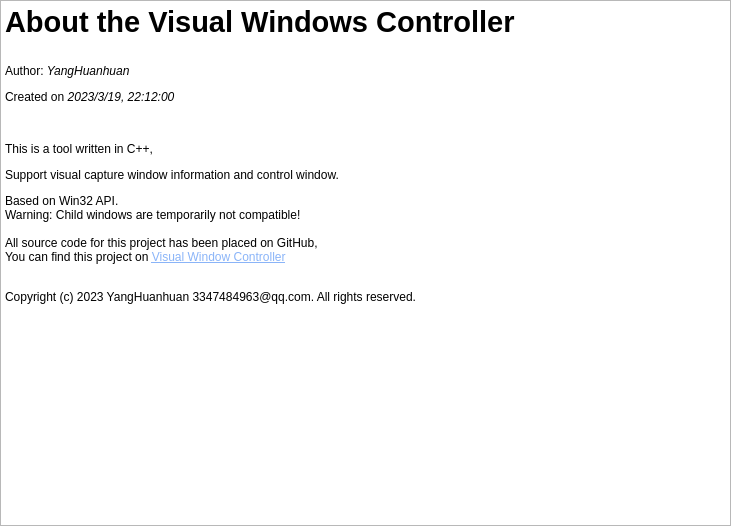
<?xml version="1.0" encoding="UTF-8"?>
<ui version="4.0">
 <class>AboutDialog</class>
 <widget class="QDialog" name="AboutDialog">
  <property name="enabled">
   <bool>true</bool>
  </property>
  <property name="geometry">
   <rect>
    <x>0</x>
    <y>0</y>
    <width>731</width>
    <height>526</height>
   </rect>
  </property>
  <property name="windowTitle">
   <string>About Visual Window Controller</string>
  </property>
  <property name="windowOpacity">
   <double>1.000000000000000</double>
  </property>
  <property name="whatsThis">
   <string>&lt;html&gt;&lt;head/&gt;&lt;body&gt;&lt;p&gt;&lt;img src=&quot;:/Resource/VWC.ico&quot;/&gt;&lt;/p&gt;&lt;/body&gt;&lt;/html&gt;</string>
  </property>
  <property name="sizeGripEnabled">
   <bool>false</bool>
  </property>
  <property name="modal">
   <bool>false</bool>
  </property>
  <layout class="QHBoxLayout" name="horizontalLayout">
   <property name="leftMargin">
    <number>0</number>
   </property>
   <property name="topMargin">
    <number>0</number>
   </property>
   <property name="rightMargin">
    <number>0</number>
   </property>
   <property name="bottomMargin">
    <number>0</number>
   </property>
   <item>
    <widget class="QTextBrowser" name="textBrowser">
     <property name="frameShape">
      <enum>QFrame::StyledPanel</enum>
     </property>
     <property name="frameShadow">
      <enum>QFrame::Sunken</enum>
     </property>
     <property name="lineWidth">
      <number>1</number>
     </property>
     <property name="html">
      <string>&lt;!DOCTYPE HTML PUBLIC &quot;-//W3C//DTD HTML 4.0//EN&quot; &quot;http://www.w3.org/TR/REC-html40/strict.dtd&quot;&gt;
&lt;html&gt;&lt;head&gt;&lt;meta name=&quot;qrichtext&quot; content=&quot;1&quot; /&gt;&lt;meta charset=&quot;utf-8&quot; /&gt;&lt;style type=&quot;text/css&quot;&gt;
p, li { white-space: pre-wrap; }
hr { height: 1px; border-width: 0; }
li.unchecked::marker { content: &quot;\2610&quot;; }
li.checked::marker { content: &quot;\2612&quot;; }
&lt;/style&gt;&lt;/head&gt;&lt;body style=&quot; font-family:'Microsoft YaHei UI'; font-size:9pt; font-weight:400; font-style:normal;&quot;&gt;
&lt;p style=&quot; margin-top:0px; margin-bottom:0px; margin-left:0px; margin-right:0px; -qt-block-indent:0; text-indent:0px;&quot;&gt;&lt;img src=&quot;:/Resource/VWC.ico&quot; /&gt;&lt;/p&gt;
&lt;p style=&quot; margin-top:12px; margin-bottom:12px; margin-left:0px; margin-right:0px; -qt-block-indent:0; text-indent:0px;&quot;&gt;&lt;span style=&quot; font-size:22pt; font-weight:700;&quot;&gt;About the Visual Windows Controller&lt;/span&gt;&lt;br /&gt;&lt;/p&gt;
&lt;p style=&quot; margin-top:12px; margin-bottom:12px; margin-left:0px; margin-right:0px; -qt-block-indent:0; text-indent:0px;&quot;&gt;Author: &lt;span style=&quot; font-style:italic;&quot;&gt;YangHuanhuan&lt;/span&gt;&lt;/p&gt;
&lt;p style=&quot; margin-top:12px; margin-bottom:12px; margin-left:0px; margin-right:0px; -qt-block-indent:0; text-indent:0px;&quot;&gt;Created on &lt;span style=&quot; font-style:italic;&quot;&gt;2023/3/19, 22:12:00&lt;/span&gt;&lt;/p&gt;
&lt;p style=&quot;-qt-paragraph-type:empty; margin-top:12px; margin-bottom:12px; margin-left:0px; margin-right:0px; -qt-block-indent:0; text-indent:0px; font-style:italic;&quot;&gt;&lt;br /&gt;&lt;/p&gt;
&lt;p style=&quot; margin-top:12px; margin-bottom:12px; margin-left:0px; margin-right:0px; -qt-block-indent:0; text-indent:0px;&quot;&gt;This is a tool written in C++, &lt;/p&gt;
&lt;p style=&quot; margin-top:12px; margin-bottom:12px; margin-left:0px; margin-right:0px; -qt-block-indent:0; text-indent:0px;&quot;&gt;Support visual capture window information and control window.&lt;/p&gt;
&lt;p style=&quot; margin-top:0px; margin-bottom:0px; margin-left:0px; margin-right:0px; -qt-block-indent:0; text-indent:0px;&quot;&gt;Based on Win32 API.&lt;/p&gt;
&lt;p style=&quot; margin-top:0px; margin-bottom:0px; margin-left:0px; margin-right:0px; -qt-block-indent:0; text-indent:0px;&quot;&gt;Warning: Child windows are temporarily not compatible!&lt;/p&gt;
&lt;p style=&quot;-qt-paragraph-type:empty; margin-top:0px; margin-bottom:0px; margin-left:0px; margin-right:0px; -qt-block-indent:0; text-indent:0px;&quot;&gt;&lt;br /&gt;&lt;/p&gt;
&lt;p style=&quot; margin-top:0px; margin-bottom:0px; margin-left:0px; margin-right:0px; -qt-block-indent:0; text-indent:0px;&quot;&gt;All source code for this project has been placed on GitHub,&lt;/p&gt;
&lt;p style=&quot; margin-top:0px; margin-bottom:0px; margin-left:0px; margin-right:0px; -qt-block-indent:0; text-indent:0px;&quot;&gt;You can find this project on &lt;a href=&quot;https://github.com/lrHuanhuan/VisualWindowController&quot;&gt;&lt;span style=&quot; text-decoration: underline; color:#8ab4f8;&quot;&gt;Visual Window Controller&lt;/span&gt;&lt;/a&gt;&lt;br /&gt;&lt;/p&gt;
&lt;p style=&quot; margin-top:12px; margin-bottom:12px; margin-left:0px; margin-right:0px; -qt-block-indent:0; text-indent:0px;&quot;&gt;Copyright (c) 2023 YangHuanhuan 3347484963@qq.com. All rights reserved.&lt;/p&gt;&lt;/body&gt;&lt;/html&gt;</string>
     </property>
    </widget>
   </item>
  </layout>
 </widget>
 <resources/>
 <connections/>
</ui>
